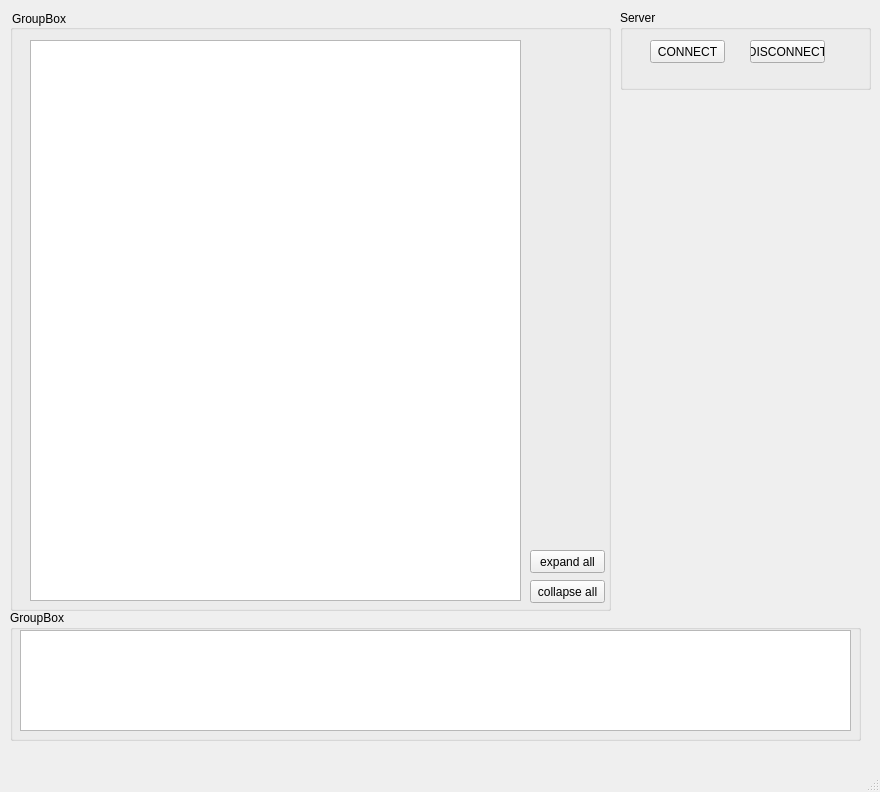
<?xml version="1.0" encoding="UTF-8"?>
<ui version="4.0">
 <class>tableWidget</class>
 <widget class="QMainWindow" name="tableWidget">
  <property name="geometry">
   <rect>
    <x>0</x>
    <y>0</y>
    <width>880</width>
    <height>792</height>
   </rect>
  </property>
  <property name="windowTitle">
   <string>MainWindow</string>
  </property>
  <widget class="QWidget" name="centralwidget">
   <widget class="QGroupBox" name="groupBox">
    <property name="geometry">
     <rect>
      <x>10</x>
      <y>610</y>
      <width>851</width>
      <height>131</height>
     </rect>
    </property>
    <property name="title">
     <string>GroupBox</string>
    </property>
    <widget class="QTextBrowser" name="LOGGING_MESSAGE">
     <property name="geometry">
      <rect>
       <x>10</x>
       <y>20</y>
       <width>831</width>
       <height>101</height>
      </rect>
     </property>
     <property name="styleSheet">
      <string notr="true"/>
     </property>
    </widget>
   </widget>
   <widget class="QGroupBox" name="groupBox_2">
    <property name="geometry">
     <rect>
      <x>10</x>
      <y>10</y>
      <width>601</width>
      <height>601</height>
     </rect>
    </property>
    <property name="styleSheet">
     <string notr="true">color: rgb(0, 0, 0);</string>
    </property>
    <property name="title">
     <string>GroupBox</string>
    </property>
    <widget class="QTreeView" name="treeview">
     <property name="geometry">
      <rect>
       <x>20</x>
       <y>30</y>
       <width>491</width>
       <height>561</height>
      </rect>
     </property>
     <property name="styleSheet">
      <string notr="true"/>
     </property>
    </widget>
    <widget class="QPushButton" name="BUTTON_EXPANDALL">
     <property name="geometry">
      <rect>
       <x>520</x>
       <y>540</y>
       <width>75</width>
       <height>23</height>
      </rect>
     </property>
     <property name="text">
      <string>expand all</string>
     </property>
    </widget>
    <widget class="QPushButton" name="BUTTON_COLLAPSEALL">
     <property name="geometry">
      <rect>
       <x>520</x>
       <y>570</y>
       <width>75</width>
       <height>23</height>
      </rect>
     </property>
     <property name="text">
      <string>collapse all</string>
     </property>
    </widget>
   </widget>
   <widget class="QGroupBox" name="groupBox_3">
    <property name="geometry">
     <rect>
      <x>620</x>
      <y>10</y>
      <width>251</width>
      <height>80</height>
     </rect>
    </property>
    <property name="title">
     <string>Server</string>
    </property>
    <widget class="QPushButton" name="BUTTON_CONNECT">
     <property name="geometry">
      <rect>
       <x>30</x>
       <y>30</y>
       <width>75</width>
       <height>23</height>
      </rect>
     </property>
     <property name="text">
      <string>CONNECT</string>
     </property>
    </widget>
    <widget class="QPushButton" name="BUTTON_DISCONNECT">
     <property name="geometry">
      <rect>
       <x>130</x>
       <y>30</y>
       <width>75</width>
       <height>23</height>
      </rect>
     </property>
     <property name="text">
      <string>DISCONNECT</string>
     </property>
    </widget>
   </widget>
  </widget>
  <widget class="QMenuBar" name="menubar">
   <property name="geometry">
    <rect>
     <x>0</x>
     <y>0</y>
     <width>880</width>
     <height>22</height>
    </rect>
   </property>
  </widget>
  <widget class="QStatusBar" name="statusbar"/>
 </widget>
 <resources/>
 <connections/>
</ui>
